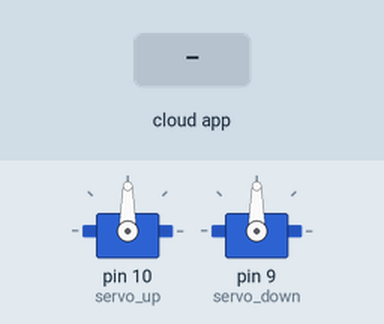
The sketch below on a simulated Arduino Uno, built with avr-gcc and run on an emulated ATmega328P. Parts: 2 × servo. The test bench sets the inputs (shaded band). The ROS host is connected and sends only what is stated.

Above: at 1.2 s.
1.3 s: the phone or cloud app sets linear.x to -100
At 2.2 s:
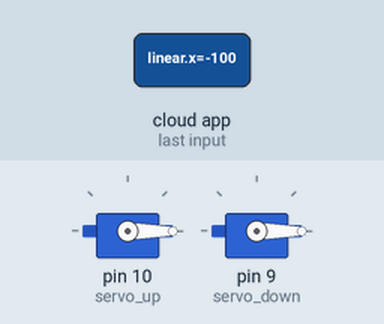
2.8 s: the phone or cloud app sets linear.x to 100
At 3.4 s:
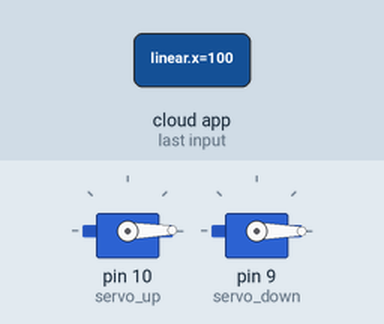
Timing chart, 0 to 5.8 s (numbered marks = the images above; inputs shaded):
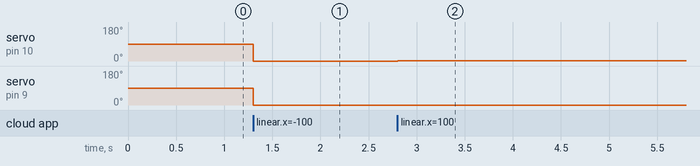

The sketch:

Blink.ino
```cpp
/*
 * rosserial Subscriber Example
 * Blinks an LED on callback
 * 下位机控制样例代码
 */

#include <ros.h>
#include <std_msgs/Empty.h>
#include <geometry_msgs/Twist.h>
#include <Servo.h>

ros::NodeHandle  nh;
Servo servo_up;
Servo servo_down;
int up_read = 90;
int down_read = 90;
void messageCb(const geometry_msgs::Twist& msg ){
  up_read = msg.linear.x;
  down_read = msg.linear.y;

}

ros::Subscriber<geometry_msgs::Twist> sub("servo", &messageCb );

void setup()
{
  servo_up.attach(10);
  servo_down.attach(9);
  nh.initNode();
  nh.subscribe(sub);
}

void loop()
{
  nh.spinOnce();
  servo_up.write(up_read);
  servo_down.write(down_read);
  delay(1);

}
```

Measured:
- after the input at 1.3 s, servo on pin 10 (servo_up), servo on pin 9 (servo_down): 90° → 0° at once
- after the input at 2.8 s, servo on pin 10 (servo_up): 0° → 1° at once
